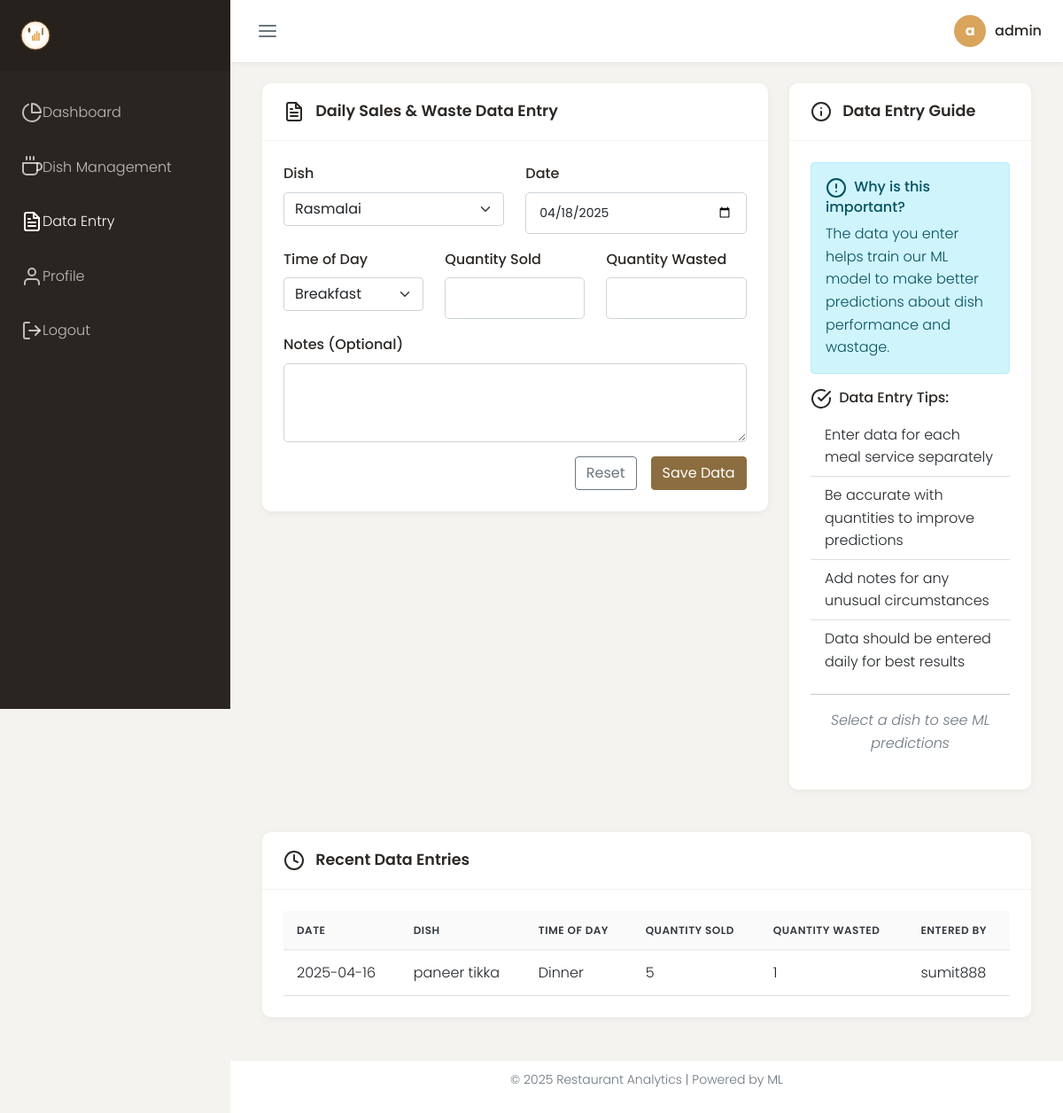
The page /daily-data (signed in) on the database as committed earlier.
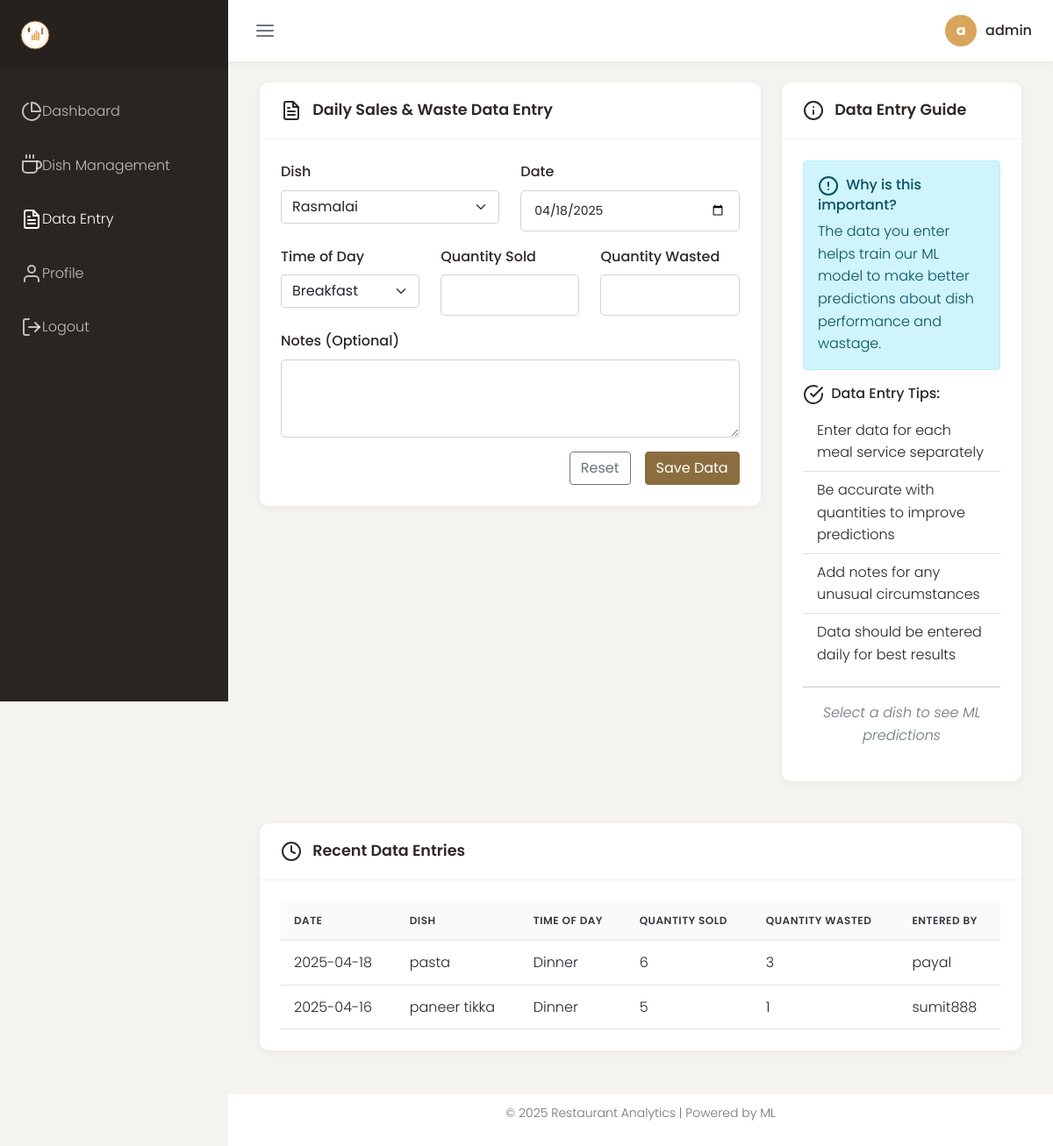
The same page on the database as committed later.
### models.py (models this page shows, shortened)
class User(UserMixin, db.Model):
    id = db.Column(db.Integer, primary_key=True)
    username = db.Column(db.String(64), unique=True, nullable=False)
    email = db.Column(db.String(120), unique=True, nullable=False)
    password_hash = db.Column(db.String(256), nullable=False)
    role = db.Column(db.String(20), nullable=False, default='staff')  # 'admin' or 'staff'
    created_at = db.Column(db.DateTime, default=datetime.utcnow, nullable=False)
    daily_data = db.relationship('DailyData', backref='user', lazy=True)

class DailyData(db.Model):
    id = db.Column(db.Integer, primary_key=True)
    dish_id = db.Column(db.Integer, db.ForeignKey('dish.id'), nullable=False)
    user_id = db.Column(db.Integer, db.ForeignKey('user.id'), nullable=False)
    date = db.Column(db.Date, nullable=False, default=lambda: datetime.utcnow().date())
    day_of_week = db.Column(db.Integer, nullable=False)  # 0-6 (Monday-Sunday)
    time_of_day = db.Column(db.String(20), nullable=False)  # breakfast, lunch, dinner
    quantity_sold = db.Column(db.Integer, nullable=False)
    quantity_wasted = db.Column(db.Integer, nullable=False)
    notes = db.Column(db.Text)
    created_at = db.Column(db.DateTime, default=datetime.utcnow, nullable=False)

class Dish(db.Model):
    id = db.Column(db.Integer, primary_key=True)
    name = db.Column(db.String(100), nullable=False)
    description = db.Column(db.Text)
    category = db.Column(db.String(50))  # appetizer, main, dessert, etc.
    price = db.Column(db.Float, nullable=False)
    image_url = db.Column(db.String(255))  # URL to dish image
    created_at = db.Column(db.DateTime, default=datetime.utcnow, nullable=False)
    updated_at = db.Column(db.DateTime, default=datetime.utcnow, onupdate=datetime.utcnow, nullable=False)
    daily_data = db.relationship('DailyData', backref='dish', lazy=True)

### routes.py (the view, shortened to what this page needs)
    @app.route('/daily-data', methods=['GET', 'POST'])
    @login_required
    def daily_data():
        form = DailyDataForm()
        form.dish.choices = [(dish.id, dish.name) for dish in Dish.query.order_by(Dish.name).all()]
        if request.method == 'GET':
            form.date.data = datetime.now().date()
        recent_entries = DailyData.query.order_by(DailyData.created_at.desc()).limit(10).all()
        return render_template(
            'dish_form.html',
            title='Daily Data Entry',
            form=form,
            recent_entries=recent_entries
        )

### templates/dish_form.html (shortened to what this page needs)
{% extends "base.html" %}
{% block content %}
<div class="container-fluid">
    <div class="row">
        <div class="col-lg-8">
            <div class="dashboard-card">
                <div class="dashboard-card-header">
                    <h5 class="dashboard-card-title">
                        <i data-feather="file-text" class="feather-sm me-2"></i>
                        Daily Sales & Waste Data Entry
                    </h5>
                </div>
                <div class="dashboard-card-body">
                    <form method="POST" action="{{ url_for('daily_data') }}" class="needs-validation" novalidate>
                        <div class="row mb-3">
                            <div class="col-md-6">
                                <label class="form-label" for="dish">Dish</label>
                                {{ form.dish(class="form-select", id="dish", required=true) }}
                            </div>
                            <div class="col-md-6">
                                <label class="form-label" for="date">Date</label>
                                {{ form.date(class="form-control", id="date", required=true, type="date") }}
                            </div>
                        </div>
                        <div class="row mb-3">
                            <div class="col-md-4">
                                <label class="form-label" for="time_of_day">Time of Day</label>
                                {{ form.time_of_day(class="form-select", id="time_of_day", required=true) }}
                            </div>
                            <div class="col-md-4">
                                <label class="form-label" for="quantity_sold">Quantity Sold</label>
                                {{ form.quantity_sold(class="form-control", id="quantity_sold", required=true, type="number", min=0) }}
                            </div>
                            <div class="col-md-4">
                                <label class="form-label" for="quantity_wasted">Quantity Wasted</label>
                                {{ form.quantity_wasted(class="form-control", id="quantity_wasted", required=true, type="number", min=0) }}
                            </div>
                        </div>
                        <div class="mb-3">
                            <label class="form-label" for="notes">Notes (Optional)</label>
                            {{ form.notes(class="form-control", id="notes", rows=3) }}
                        </div>
                        <div class="d-grid gap-2 d-md-flex justify-content-md-end">
                            <button type="reset" class="btn btn-outline-secondary me-md-2">Reset</button>
                            {{ form.submit(class="btn btn-primary") }}
                        </div>
                    </form>
                </div>
            </div>
        </div>
        <div class="col-lg-4">
            <div class="dashboard-card">
                <div class="dashboard-card-header">
                    <h5 class="dashboard-card-title">
                        <i data-feather="info" class="feather-sm me-2"></i>
                        Data Entry Guide
                    </h5>
                </div>
                <div class="dashboard-card-body">
                    <div class="alert alert-info">
                        <h6 class="alert-heading"><i data-feather="alert-circle" class="feather-sm me-1"></i> Why is this important?</h6>
                        <p class="mb-0">The data you enter helps train our ML model to make better predictions about dish performance and wastage.</p>
                    </div>
                    <div class="mb-3">
                        <h6><i data-feather="check-circle" class="feather-sm me-1"></i> Data Entry Tips:</h6>
                        <ul class="list-group list-group-flush">
                            <li class="list-group-item">Enter data for each meal service separately</li>
                            <li class="list-group-item">Be accurate with quantities to improve predictions</li>
                            <li class="list-group-item">Add notes for any unusual circumstances</li>
                            <li class="list-group-item">Data should be entered daily for best results</li>
                        </ul>
                    </div>
                    <hr>
                    <div id="prediction-container">
                        <p class="text-center text-muted">
                            <em>Select a dish to see ML predictions</em>
                        </p>
                    </div>
                </div>
            </div>
        </div>
    </div>
    <div class="row mt-4">
        <div class="col-12">
            <div class="dashboard-card">
                <div class="dashboard-card-header">
                    <h5 class="dashboard-card-title">
                        <i data-feather="clock" class="feather-sm me-2"></i>
                        Recent Data Entries
                    </h5>
                </div>
                <div class="dashboard-card-body">
                    <div class="table-responsive">
                        <table class="table table-hover">
                            <thead>
                                <tr>
                                    <th>Date</th>
                                    <th>Dish</th>
                                    <th>Time of Day</th>
                                    <th>Quantity Sold</th>
                                    <th>Quantity Wasted</th>
                                    <th>Entered By</th>
                                </tr>
                            </thead>
                            <tbody>
                                {% for entry in recent_entries %}
                                <tr>
                                    <td>{{ entry.date.strftime('%Y-%m-%d') }}</td>
                                    <td>{{ entry.dish.name }}</td>
                                    <td>{{ entry.time_of_day.capitalize() }}</td>
                                    <td>{{ entry.quantity_sold }}</td>
                                    <td>{{ entry.quantity_wasted }}</td>
                                    <td>{{ entry.user.username }}</td>
                                </tr>
                                {% else %}
                                <tr>
                                    <td colspan="6" class="text-center">No recent entries found</td>
                                </tr>
                                {% endfor %}
                            </tbody>
                        </table>
                    </div>
                </div>
            </div>
        </div>
    </div>
</div>
{% endblock %}

### templates/base.html (shortened to what this page needs)
<!DOCTYPE html>
<html lang="en">
<head>
    <link href="https://cdn.jsdelivr.net/npm/bootstrap@5.1.3/dist/css/bootstrap.min.css" rel="stylesheet">
    <link href="https://cdnjs.cloudflare.com/ajax/libs/font-awesome/6.0.0-beta3/css/all.min.css" rel="stylesheet">
    <link rel="stylesheet" href="https://cdn.jsdelivr.net/npm/daterangepicker@3.1.0/daterangepicker.css">
    <link href="https://cdn.jsdelivr.net/npm/aos@2.3.4/dist/aos.css" rel="stylesheet">
    <link rel="stylesheet" href="{{ url_for('static', filename='css/style.css') }}">
</head>
<body>
    {% if current_user.is_authenticated %}
        <div class="dashboard-container">
            <aside class="sidebar">
                <div class="sidebar-header">
                    <a href="{{ url_for('dashboard') }}" class="sidebar-brand">
                        <img src="{{ url_for('static', filename='svg/logo.svg') }}" alt="Restaurant Analytics" height="40">
                    </a>
                </div>
                <ul class="sidebar-menu">
                    <li class="sidebar-item">
                        <a href="{{ url_for('dashboard') }}" class="sidebar-link">
                            <i data-feather="pie-chart"></i>
                            <span>Dashboard</span>
                        </a>
                    </li>
                    <li class="sidebar-item">
                        <a href="{{ url_for('dish_management') }}" class="sidebar-link">
                            <i data-feather="coffee"></i>
                            <span>Dish Management</span>
                        </a>
                    </li>
                    <li class="sidebar-item">
                        <a href="{{ url_for('daily_data') }}" class="sidebar-link">
                            <i data-feather="file-text"></i>
                            <span>Data Entry</span>
                        </a>
                    </li>
                    <li class="sidebar-item">
                        <a href="{{ url_for('profile') }}" class="sidebar-link">
                            <i data-feather="user"></i>
                            <span>Profile</span>
                        </a>
                    </li>
                    <li class="sidebar-item">
                        <a href="{{ url_for('logout') }}" class="sidebar-link">
                            <i data-feather="log-out"></i>
                            <span>Logout</span>
                        </a>
                    </li>
                </ul>
            </aside>
            <div class="main-content">
                <header class="main-header">
                    <button class="toggle-sidebar" id="toggle-sidebar">
                        <i data-feather="menu"></i>
                    </button>
                    <div class="user-menu dropdown">
                        <a href="#" class="dropdown-toggle" id="userDropdown" data-bs-toggle="dropdown" aria-expanded="false">
                            <div class="user-image">{{ current_user.username[0] }}</div>
                            <div class="user-name">{{ current_user.username }}</div>
                        </a>
                    </div>
                </header>
                <div class="main-body">
                    {% block content %}{% endblock %}
                </div>
                <footer class="main-footer">
                    <div class="text-center">
                        <p>&copy; {{ now.year }} Restaurant Analytics | Powered by ML</p>
                    </div>
                </footer>
            </div>
        </div>
    {% endif %}
</body>
</html>

Rows that differ between the two databases and show on the page:
added DailyData: date "2025-04-18", dish.name "pasta", time_of_day "Dinner", quantity_sold "6", quantity_wasted "3", user.username "payal"
